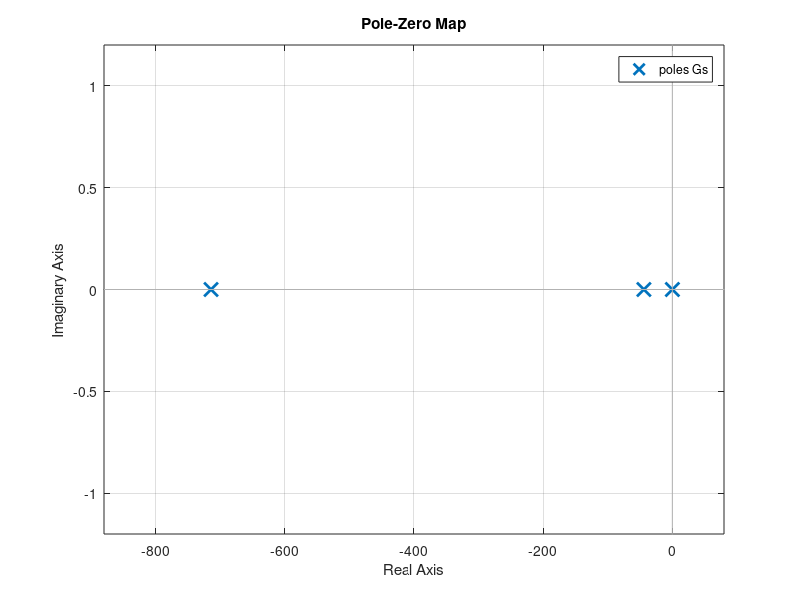
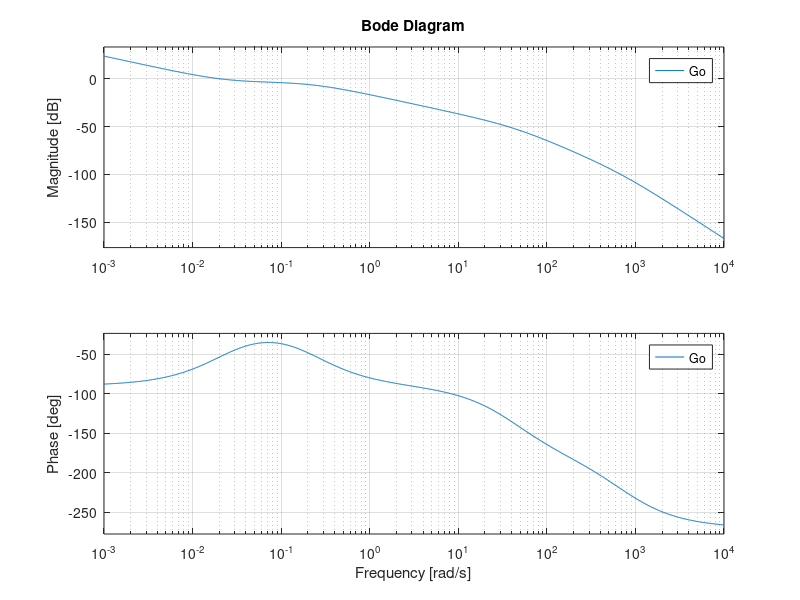

Write MATLAB code to recreate these figures, in order.
clear;

Tsoll = 25;%Gewünschte Raumtemperatur  
Taussen = 10;%Außentemperatur als Störgröße
Th = 0.0014; %Verzoegerung bis Heizung da ist (ca. 5 Sekunden in Stunden)
F = 200;%Volumenstrom
Fl = 300;%Volumenstrom Luft von außen
p = 1.225;%Dichte von der Luft
cp = 1.005;%spezifische Wärmekapazität
Vr = 50; %Volumen Raum
Vh = 5; %Volumen Heizung
T1 = Vh/F;
T2 = Vr/F;
Ks = 1/(F*p*cp);
s = tf('s');
Td=44;
T1r=(Td/10);
Kp=1;

PT1=Ks/(1+Th*s);
PT2=1/(s*(T1*T2*s+T1+T2));
Gs=PT1*PT2;

figure(1);
pzmap(Gs);

Gr=Kp*((1+Td*s)/(1+T1r*s));


Go = Gs*Gr;
figure(2);
bode(Go);